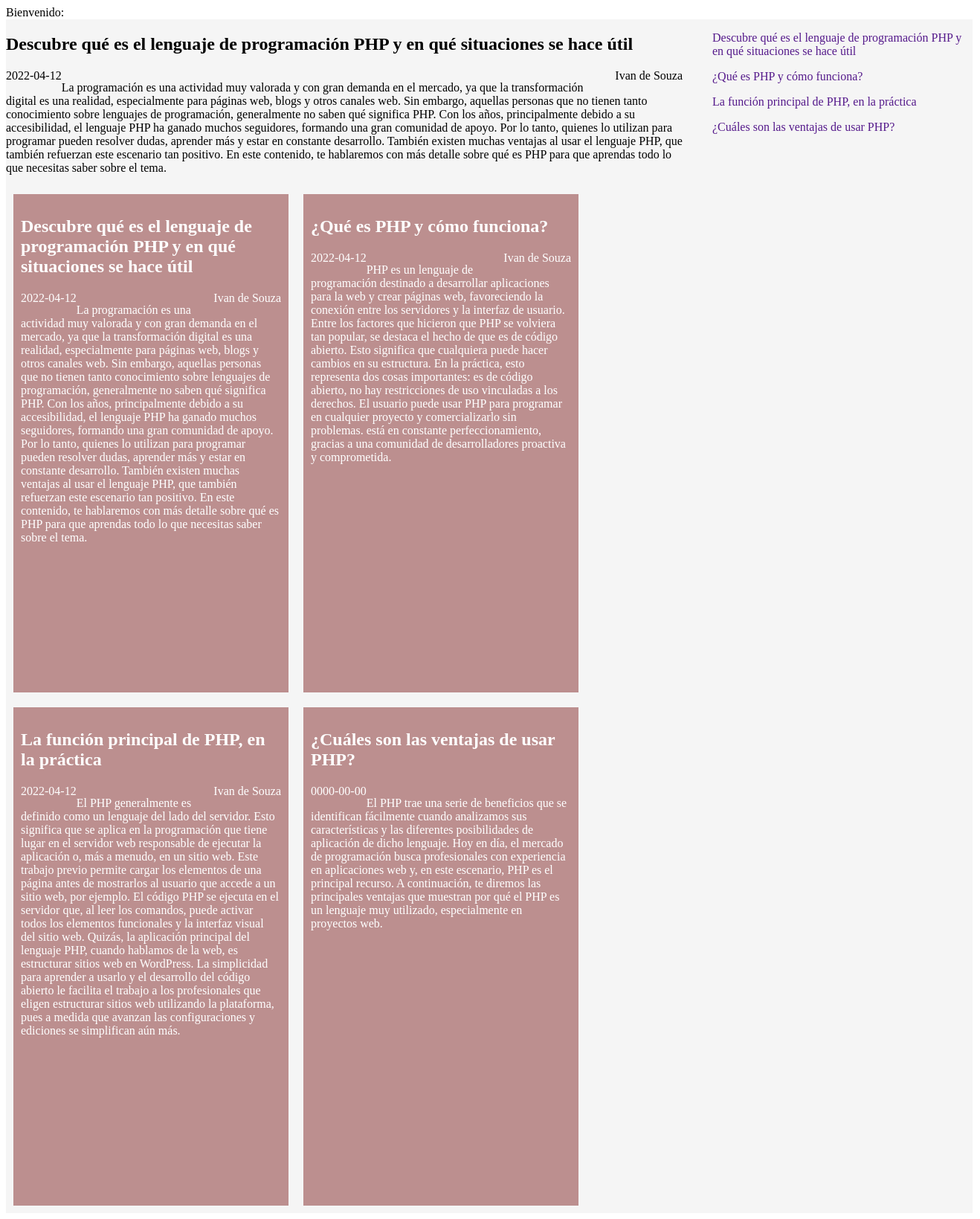
Page /xamp/jorgevictoria/noticias.php on the committed database.
### tables this page shows
CREATE TABLE `noticias` (
  `codNoticia` int(11) NOT NULL,
  `titulo` varchar(100) NOT NULL,
  `articulo` text NOT NULL,
  `autor` varchar(50) NOT NULL,
  `fechaPosteo` date NOT NULL,
  `imagenuno` blob NOT NULL,
  `imagendos` blob NOT NULL
);

### xamp/jorgevictoria/noticias.php (the view, shortened to what this page needs)
<!DOCTYPE html>
<html lang="en">
<head>
	<link rel="stylesheet" type="text/css" href="estilos.css">
</head>
<body>
	<div class="container">
		<div class="noticias">
        <?php
        $con = mysqli_connect('localhost','root','','blog');
        $consulta = mysqli_query($con,"SELECT * FROM noticias WHERE codNoticia=5");
        while($mostrar=mysqli_fetch_array($consulta)){
        ?>
			<div class="primero">
				<h2><?php echo $mostrar['titulo']; ?></h2>
				<span id="fecha"><?php echo $mostrar['fechaPosteo']; ?></span>
				<span id="autor"><?php echo $mostrar['autor']; ?></span>
				<p><?php echo $mostrar['articulo']; ?></p>
			</div>
			<?php
			}
			 $consulta = mysqli_query($con,"SELECT * FROM noticias ");
        	while($mostrar=mysqli_fetch_array($consulta)){
        	?>
			<div class="segundo">
				<h2><?php echo $mostrar['titulo']; ?></h2>
				<span id="fecha"><?php echo $mostrar['fechaPosteo']; ?></span>
				<span id="autor"><?php echo $mostrar['autor']; ?></span>
				<p><?php echo $mostrar['articulo']; ?></p>
			</div>
			<?php
			}
		    ?>
		</div>
		<aside>
			<?php
			$consulta = mysqli_query($con,"SELECT * FROM noticias ");
        	while($mostrar=mysqli_fetch_array($consulta)){
        	?>
        	<ul>
        		<li>
        			<a href=""><?php echo $mostrar['titulo']; ?></a>
        		</li>
        	</ul>
        	<?php
        	}
        	?>
		</aside>
	</div>
</body>
</html>

### xamp/jorgevictoria/estilos.css (style rules this page uses)
.container { width: 1300px; display: flex; background-color: whitesmoke; }
.noticias { width: 70%; }
.primero #fecha { float: left; }
.primero #autor { float: right; }
.segundo { float: left; width: 350px; height: 650px; background-color: rosybrown; color: white; margin: 10px; padding: 10px; }
.segundo #fecha { float: left; }
.segundo #autor { float: right; }
aside { width: 30%; }
li { list-style: none; }
li a { text-decoration: none; }

### rows in the picture
noticias: titulo "Descubre qué es el lenguaje de programación PHP y en qué situaciones se hace útil", fechaPosteo "2022-04-12", autor "Ivan de Souza", articulo "La programación es una actividad muy valorada y con gran demanda en el mercado, ya que la transformación digital es una realidad, especialmente para páginas web, blogs y otros canales web. Sin embargo, aquellas personas que no tienen tanto conocimiento sobre lenguajes de programación, generalmente no saben qué significa PHP. Con los años, principalmente debido a su accesibilidad, el lenguaje PHP ha ganado muchos seguidores, formando una gran comunidad de apoyo. Por lo tanto, quienes lo utilizan para programar pueden resolver dudas, aprender más y estar en constante desarrollo. También existen muchas ventajas al usar el lenguaje PHP, que también refuerzan este escenario tan positivo. En este…"
noticias: titulo "¿Qué es PHP y cómo funciona?", fechaPosteo "2022-04-12", autor "Ivan de Souza", articulo "PHP es un lenguaje de programación destinado a desarrollar aplicaciones para la web y crear páginas web, favoreciendo la conexión entre los servidores y la interfaz de usuario. Entre los factores que hicieron que PHP se volviera tan popular, se destaca el hecho de que es de código abierto. Esto significa que cualquiera puede hacer cambios en su estructura. En la práctica, esto representa dos cosas importantes: es de código abierto, no hay restricciones de uso vinculadas a los derechos. El usuario puede usar PHP para programar en cualquier proyecto y comercializarlo sin problemas. está en constante perfeccionamiento, gracias a una comunidad de desarrolladores proactiva y comprometida."
noticias: titulo "La función principal de PHP, en la práctica", fechaPosteo "2022-04-12", autor "Ivan de Souza", articulo "El PHP generalmente es definido como un lenguaje del lado del servidor. Esto significa que se aplica en la programación que tiene lugar en el servidor web responsable de ejecutar la aplicación o, más a menudo, en un sitio web. Este trabajo previo permite cargar los elementos de una página antes de mostrarlos al usuario que accede a un sitio web, por ejemplo. El código PHP se ejecuta en el servidor que, al leer los comandos, puede activar todos los elementos funcionales y la interfaz visual del sitio web. Quizás, la aplicación principal del lenguaje PHP, cuando hablamos de la web, es estructurar sitios web en WordPress. La simplicidad para aprender a usarlo y el desarrollo del código abierto…"
noticias: titulo "¿Cuáles son las ventajas de usar PHP?", fechaPosteo "0000-00-00", articulo "El PHP trae una serie de beneficios que se identifican fácilmente cuando analizamos sus características y las diferentes posibilidades de aplicación de dicho lenguaje. Hoy en día, el mercado de programación busca profesionales con experiencia en aplicaciones web y, en este escenario, PHP es el principal recurso. A continuación, te diremos las principales ventajas que muestran por qué el PHP es un lenguaje muy utilizado, especialmente en proyectos web."
